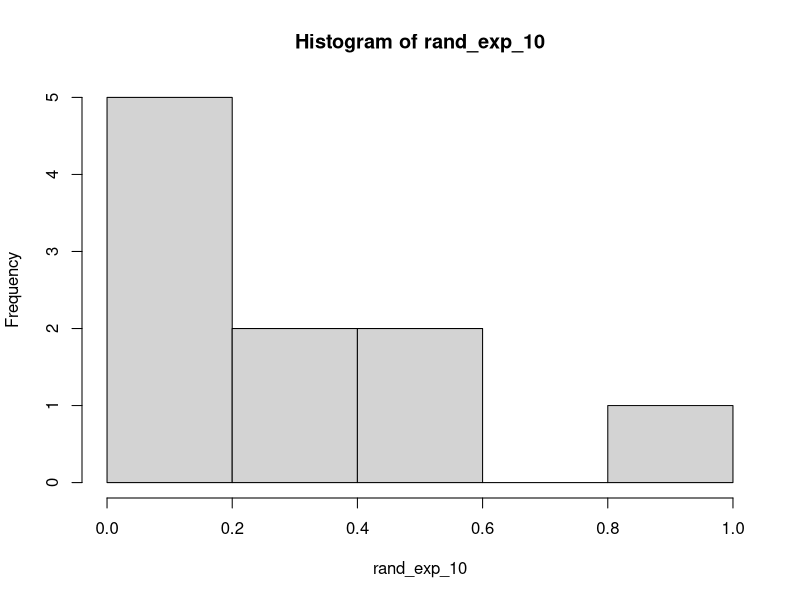
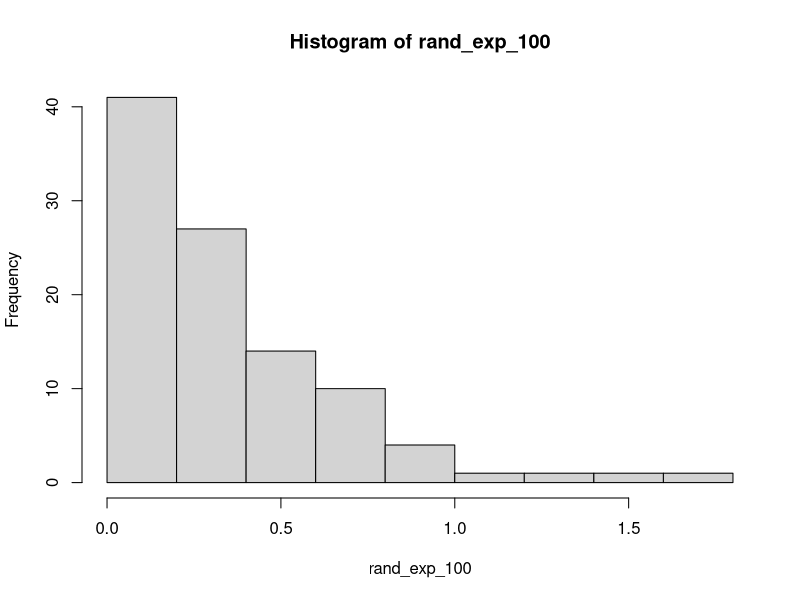
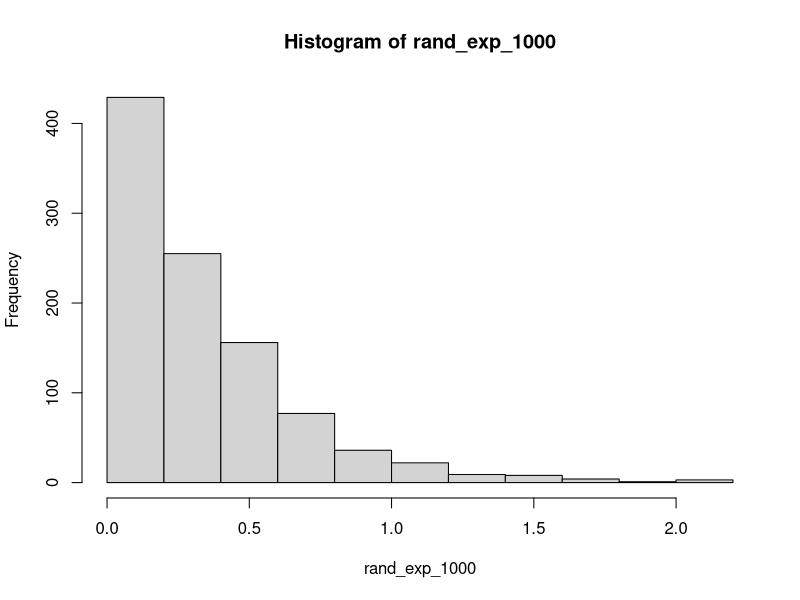
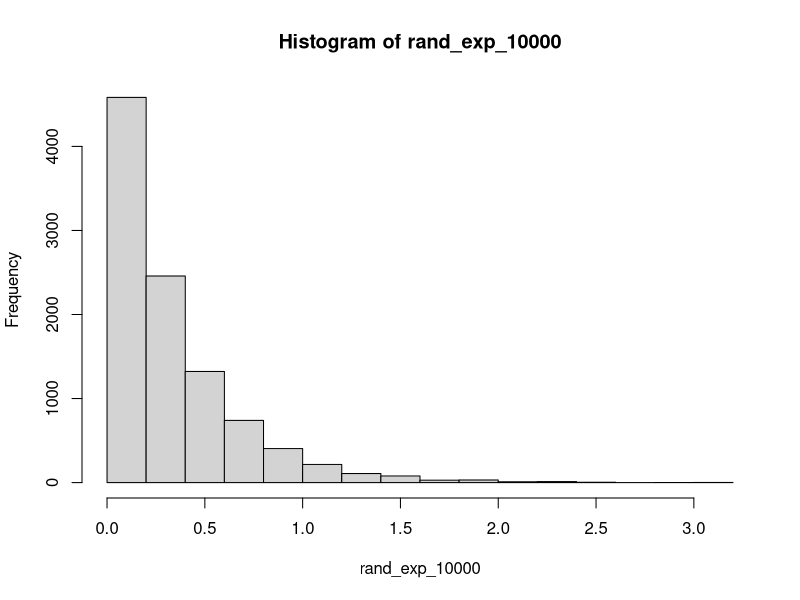

Write the R code that produced these figures, in order.
#Soal 5 
#Diketahui bilangan acak (random variable) berdistribusi exponential (lambda = 3).
#Tentukan

lambda <- 3

#5a Fungsi Probabilitas dari Distribusi Exponensial

set.seed(1)
angka_random <- rnorm(1)

eksponensial <- lambda * exp(-1 * angka_random*lambda)
print(eksponensial)

#5b Histogram dari Distribusi Exponensial untuk 10, 100, 1000 dan 10000 bilangan random

rand_exp_10 <- rexp(n = 10, rate = 3)
hist(rand_exp_10)

rand_exp_100 <- rexp(n = 100, rate = 3)
hist(rand_exp_100)

rand_exp_1000 <- rexp(n = 1000, rate = 3)
hist(rand_exp_1000)

rand_exp_10000 <- rexp(n = 10000, rate = 3)
hist(rand_exp_10000)

#5c Nilai Rataan dan Varian dari Distribusi Exponensial untuk n = 100 dan lambda = 3

rataan <- 1 / lambda
varian <- (1 / lambda)^2

print(rataan)
print(varian)

